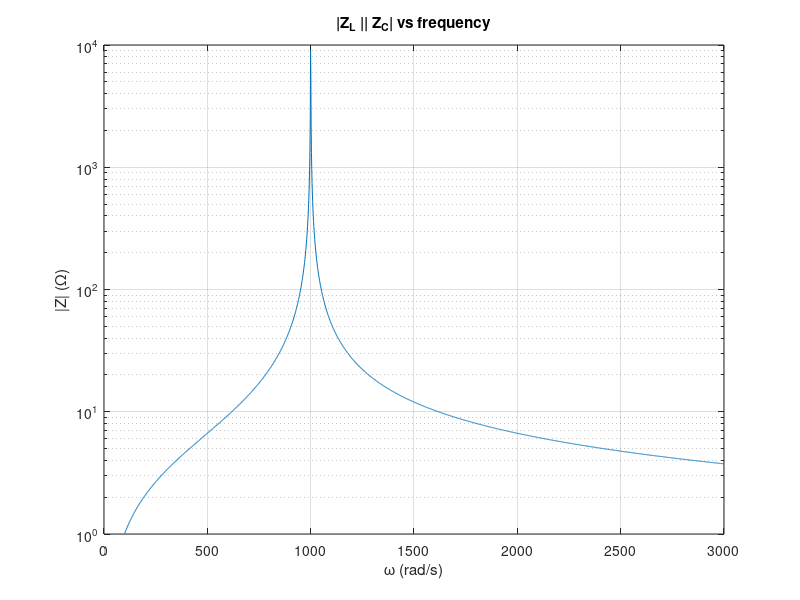

Reproduce this figure in MATLAB.
% Circuits 1 — Series, Parallel, and Delta-to-Wye Simplifications
%title: Combining Impedances
%ar-title: جمع المعاوقات على التوالي والتوازي
%lesson: c1-sinusoidal-5
%course: circuits-1

%% The example
%ar: نفس قوانين المقاومات، لكن بأعداد مركبة: 4 Ω على التوالي مع (j6 ∥ −j3).
par = @(a, b) a.*b ./ (a + b);
Z = 4 + par(6j, -3j);
fprintf('j6 || -j3 = %+gj ohm\n', imag(par(6j, -3j)))
fprintf('Z = %g%+gj = %.2f at %.2f deg ohm\n', real(Z), imag(Z), abs(Z), angle(Z)*180/pi)

%% The surprise: a parallel LC can be larger than both
%ar: |j6 ∥ −j3| = 6، أكبر من 3! عكس المقاومات. نرسم مقدار ملف ∥ مكثف مع التردد: يصير لا نهائيًا عند الرنين.
w = linspace(100, 3000, 2000); L = 10e-3; C = 100e-6;
Zp = par(1j*w*L, 1./(1j*w*C));
semilogy(w, abs(Zp)); grid on; xlabel('\omega (rad/s)'); ylabel('|Z| (\Omega)'); title('|Z_L || Z_C| vs frequency')
fprintf('resonance at %g rad/s\n', 1/sqrt(L*C))

%%! Project idea: an impedance calculator
%ar: مشروع: دوال صغيرة zR و zL و zC و ser و par تبني أي شبكة بسطر واحد. جرب: (R + L) ∥ C عند 1 kHz.
zR = @(R, w) R + 0*w; zL = @(L, w) 1j*w*L; zC = @(C, w) 1./(1j*w*C); ser = @(a, b) a + b;
w = 2*pi*1e3;
Z = par(ser(zR(50, w), zL(10e-3, w)), zC(1e-6, w));
fprintf('Z = %.2f%+.2fj ohm\n', real(Z), imag(Z))
